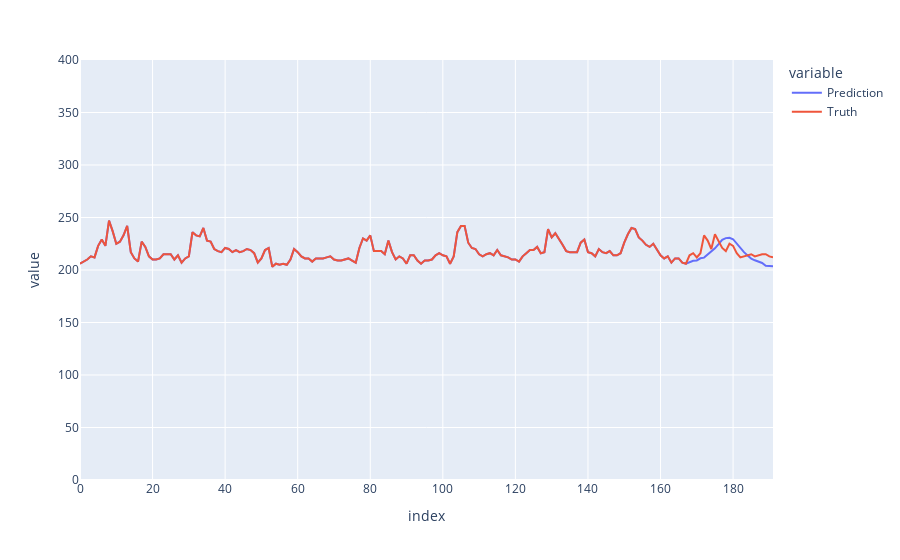

Write notebook code for a chart like this one.
### Code cell
# Plot a random prediction result from test set

import random
example_index = test_size-1

example_input_1 = test_input_1[example_index]
example_input_2 = test_input_2[example_index]
example_input_3 = test_input_3[example_index]
example_input_4 = test_input_4[example_index]
example_input_5 = test_input_5[example_index]
example_input_6 = test_input_6[example_index]
example_truth = test_output[example_index]

example_output = model.predict(x=[numpy.array([example_input_1])
                                  , numpy.array([example_input_2])
                                  , numpy.array([example_input_3])
                                  , numpy.array([example_input_4])
                                  , numpy.array([example_input_5])
                                  , numpy.array([example_input_6])])[0]

import plotly.express as px
fig = px.line({'Prediction': [*example_input_1, *example_output], 'Truth': [*example_input_1, *example_truth]})
fig.update_layout(yaxis_range=[0, 400])
fig.update_yaxes(fixedrange=True)
fig.show()
from sklearn.metrics import mean_squared_error
import pandas as pd
print('rmse: '+str(mean_squared_error([*example_output],[*example_truth])**0.5/10))

### Figure 1 — Plotly figure (JSON) as saved in the notebook; plotly's stock layout.template omitted (floating-point values rounded to 4 significant figures; data arrays with more than 128 entries replaced by an {"elided": "..."} marker saying what was removed)
{"data": [{"hovertemplate": "variable=Prediction<br>index=%{x}<br>value=%{y}<extra></extra>", "legendgroup": "Prediction", "line": {"color": "#636efa", "dash": "solid"}, "marker": {"symbol": "circle"}, "mode": "lines", "name": "Prediction", "orientation": "v", "showlegend": true, "type": "scatter", "x": {"elided": "192 int values"}, "xaxis": "x", "y": {"elided": "192 float values"}, "yaxis": "y"}, {"hovertemplate": "variable=Truth<br>index=%{x}<br>value=%{y}<extra></extra>", "legendgroup": "Truth", "line": {"color": "#EF553B", "dash": "solid"}, "marker": {"symbol": "circle"}, "mode": "lines", "name": "Truth", "orientation": "v", "showlegend": true, "type": "scatter", "x": {"elided": "192 int values"}, "xaxis": "x", "y": {"elided": "192 int values"}, "yaxis": "y"}], "layout": {"legend": {"title": {"text": "variable"}, "tracegroupgap": 0}, "margin": {"t": 60}, "xaxis": {"anchor": "y", "domain": [0, 1], "title": {"text": "index"}}, "yaxis": {"anchor": "x", "domain": [0, 1], "fixedrange": true, "range": [0, 400], "title": {"text": "value"}}}}
